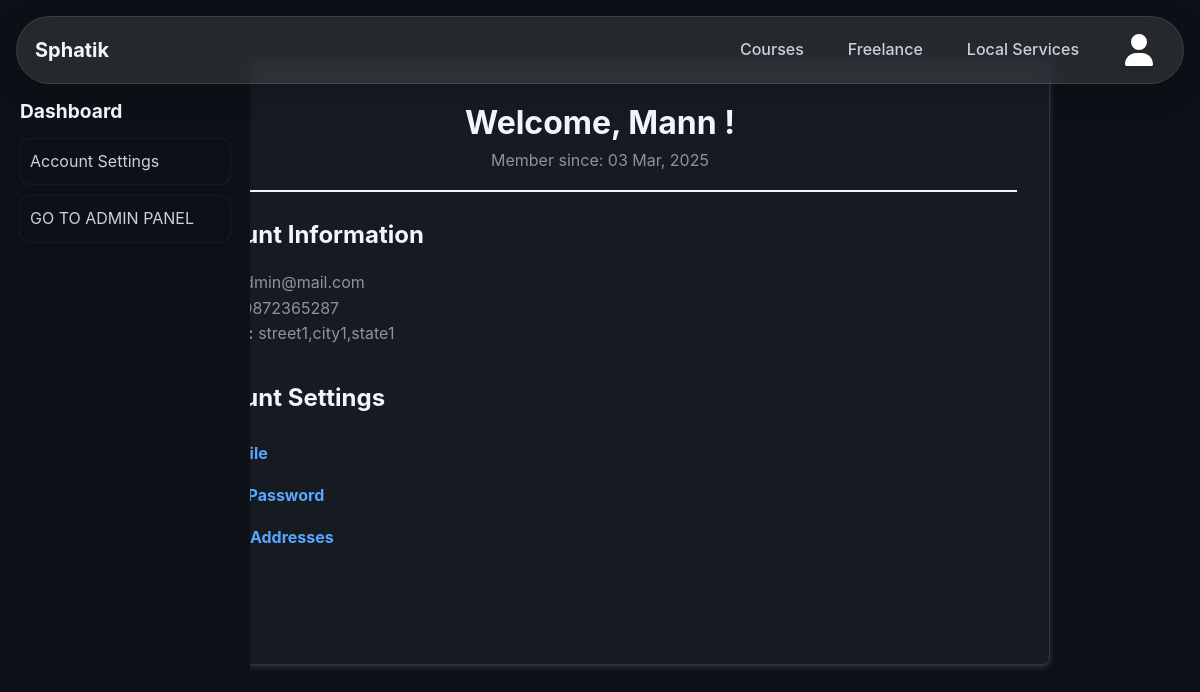
/dashboards/profile.php (signed in), run on the app's committed database.
### tables this page shows
CREATE TABLE `members` (
  `mem_id` int(11) NOT NULL,
  `username` varchar(50) NOT NULL,
  `email` varchar(100) NOT NULL,
  `address` varchar(255) NOT NULL,
  `phone` varchar(10) NOT NULL,
  `password` varchar(255) NOT NULL,
  `created_at` timestamp NOT NULL DEFAULT current_timestamp(),
  `role` enum('instructor','local_service_provider','freelancer','user','admin') NOT NULL DEFAULT 'user',
  `status` enum('verified','pending','rejected','submitted') NOT NULL DEFAULT 'pending'
);

### dashboards/profile.php (the view, shortened to what this page needs)
<?php
require_once '../includes/db.php';
require_once '../includes/header.php';
$user_id = $_SESSION['id'];
if ($_SESSION['type'] === "member") {
    $selectQ = "SELECT username, email, phone, address, created_at, status, role FROM $tbl_name WHERE $id_name = $user_id";
} else {
    $selectQ = "SELECT username, email, phone, address, created_at FROM $tbl_name WHERE $id_name = $user_id";
}
$res = mysqli_query($conn, $selectQ);
$user = mysqli_fetch_array($res);
?>
<!DOCTYPE html>
<html lang="en">
    <head>
        <link rel="stylesheet" href="<?= BASE_URL ?>css/profile.css">
        <link rel="stylesheet" href="<?= BASE_URL ?>css/innerCourse.css">
        <link rel="stylesheet" href="<?= BASE_URL ?>css/form2.css">
    </head>
    <body>
        <main class="myPage">
            <div class="sidebar">
                <h2>Dashboard</h2>
                <ul>
                    <li class="accountSett">Account Settings</li>
                    <?php if (($_SESSION['type'] === "member")) {
                        if ($user['status'] === "verified" && $user['role'] === "admin") {
                            echo "
                            <li class='addCour'><a href='admin.php'>GO TO ADMIN PANEL</a></li>";
                        }
                    }
                    ?>
                </ul>
            </div>
            <section class="profile-container" id="showProfile">
                <div class="profile-header">
                    <h2>Welcome, <?php echo htmlspecialchars($user['username']); ?> !</h2>
                    <p>Member since: <?php echo date("d M, Y", strtotime($user['created_at'])); ?></p>
                </div>
                <div class="profile-content">
                    <div class="profile-info">
                        <h3>Account Information</h3>
                        <p><strong>Email:</strong> <?php echo htmlspecialchars($user['email']); ?></p>
                        <p><strong>Phone:</strong> <?php echo htmlspecialchars($user['phone']); ?></p>
                        <p><strong>Address:</strong> <?php echo htmlspecialchars($user['address']); ?></p>
                    </div>
                    <div class="account-settings">
                        <h3>Account Settings</h3>
                        <ul>
                            <form method="post">
                                <li><a href="<?= BASE_URL ?>auth/editprofile.php">Edit Profile</a></li>
                                <li><a href="<?= BASE_URL ?>auth/update_password.php" name="pass">Change Password</a>
                                </li>
                                <li><a href="#" onclick="alert('This feature will be available soon')">Manage
                                        Addresses</a></li>
                                <li><a href="<?= BASE_URL ?>auth/logout.php">Logout</a></li>
                            </form>
                        </ul>
                    </div>
                </div>
            </section>
        </main>
    </body>
</html>

### css/home_style.css (style rules this page uses)
* { margin: 0; padding: 0; box-sizing: border-box; }
body { font-family: -apple-system, BlinkMacSystemFont, "Segoe UI", "Noto Sans", Helvetica, Arial, sans-serif; line-height: 1.6; color: var(--text-color); background: var(--bg-dark); }

### css/profile.css (style rules this page uses)
.myPage { margin-top: 4rem; }
.profile-container, .form-container { max-width: 900px; margin: 2.5rem auto; padding: 2rem; background: var(--bg-light); border-radius: 8px; box-shadow: 0 2px 6px var(--border-color); border: 1px solid var(--border-color); transition: transform 0.3s, box-shadow 0.3s; }
.profile-header { text-align: center; padding-bottom: 1rem; border-bottom: 2px solid var(--header-color); }
.profile-header h2 { color: var(--header-color); font-size: 2rem; }
.profile-content { margin-top: 1.5rem; }
.profile-info, .order-history, .account-settings { margin-bottom: 2rem; }
h3 { color: var(--header-color); font-size: 1.5rem; margin-bottom: 1rem; }
p { font-size: 1rem; color: var(--muted-text); }
.account-settings ul { list-style: none; padding: 0; }
.account-settings ul li { padding: 0.5rem 0; }
.account-settings ul li a { text-decoration: none; color: var(--link-color); font-weight: bold; }

### css/innerCourse.css (style rules this page uses)
.sidebar { width: 250px; background: var(--bg-dark); color: var(--text-color); padding: 20px; position: fixed; height: 100%; overflow-y: auto; box-shadow: 1px 0 2px rgba(0, 0, 0, 0.1); }
.sidebar h2 { font-size: 1.2rem; margin: 0.75rem auto; color: var(--header-color); }
.sidebar ul { list-style: none; padding: 0; }
.sidebar ul li { padding: 10px; cursor: pointer; border-radius: 10px; transition: background-color 0.2s; box-shadow: 0 0 2px var(--border-color); margin-bottom: 0.75rem; }
.sidebar ul li a { text-decoration: none; color: var(--text-color); }

### includes/global.php (style rules this page uses)
:root { --primary-color: #238636; --secondary-color: #2ea043; --text-color: #c9d1d9; --bg-dark: #0d1117; --bg-darker: #010409; --bg-light: #161b22; --border-color: #30363d; --link-color: #58a6ff; --header-color: #f0f6fc; --muted-text: #8b949e; --light-gray: #30363d; --white: #f0f6fc; --error-bg: #f8d7da; --error-text: #721c24; --error-border: #f5c6cb; }

### data on the page
members: username "Mann", created_at "03 Mar, 2025", email "admin@mail.com", phone "9872365287", address "street1,city1,state1"
